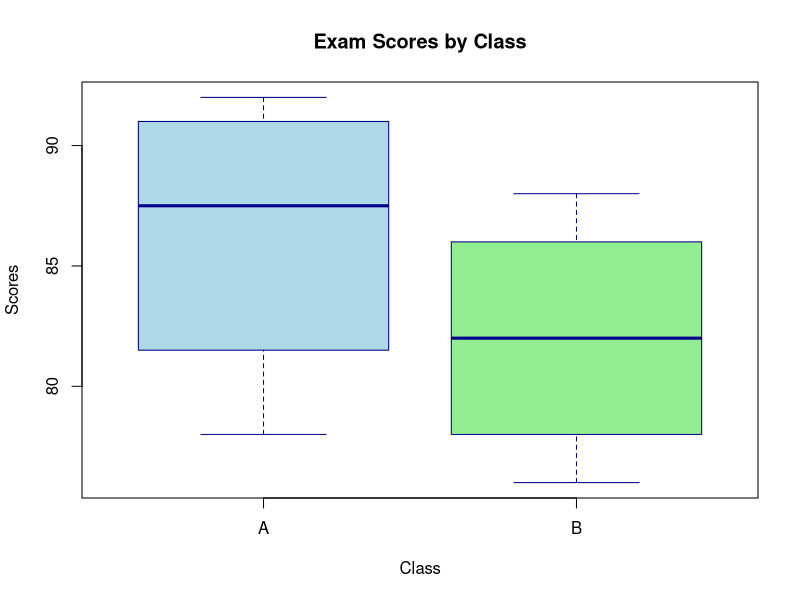

Write the R code that produced this figure.
# Exam scores data
class <- c(rep("A", 4), rep("B", 4))
scores <- c(85, 90, 78, 92, 88, 76, 80, 84)

# Create box plot
boxplot(scores ~ class,
        col = c("lightblue", "lightgreen"),
        main = "Exam Scores by Class",
        xlab = "Class",
        ylab = "Scores",
        border = "darkblue")